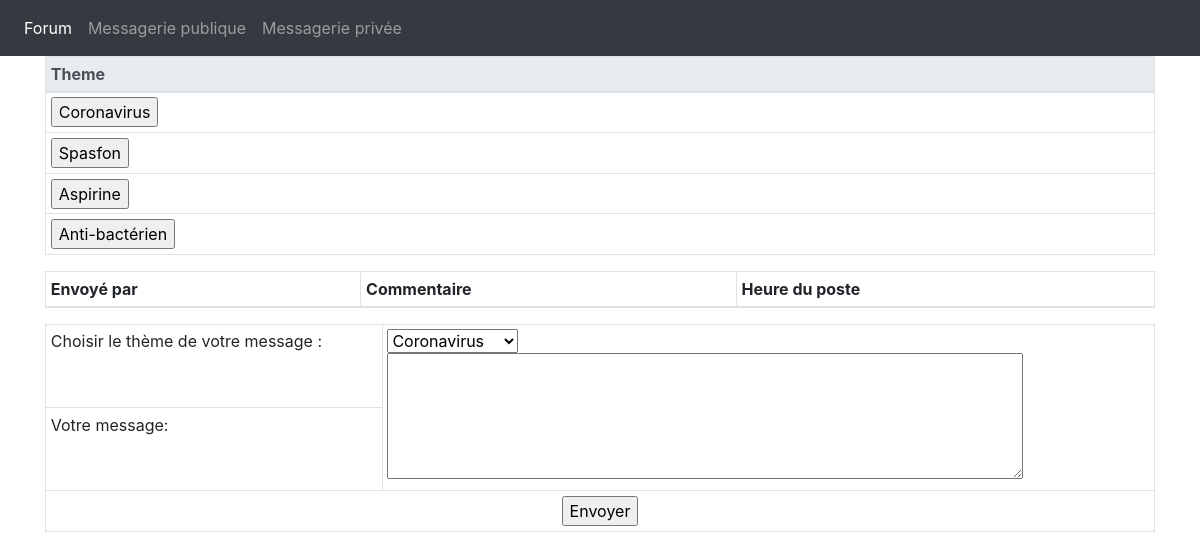
/forum.php, run on the app's committed database.
### tables this page shows
CREATE TABLE IF NOT EXISTS `theme` (
  `numTheme` int(128) NOT NULL AUTO_INCREMENT,
  `theme` varchar(64) NOT NULL,
  PRIMARY KEY (`numTheme`)
);

### fonction.php (called while the page is built, shortened)
<?php
function GetTheme()
{
    $bdd = new PDO('mysql:host=localhost;port=3308;dbname=bddmessagerie', 'root', '')
        or die('Erreur connexion à la base de données');
    $requete = "select * from theme;";
    $resultat = $bdd->query($requete);
    $retour = $resultat->fetchAll();
    return $retour;
}
?>

### forum.php (the view, shortened to what this page needs)
<!DOCTYPE html>
<?php
include("fonction.php");
?>
<html lang="en">
<head>
  <link rel="stylesheet" href="https://maxcdn.bootstrapcdn.com/bootstrap/4.4.1/css/bootstrap.min.css">
</head>
<body>
<nav class="navbar navbar-expand-sm bg-dark navbar-dark">
  <ul class="navbar-nav">
    <li class="nav-item active">
      <a class="nav-link" href="forum.php">Forum</a>
    </li>
    <li class="nav-item">
      <a class="nav-link" href="chatPublic.php">Messagerie publique</a>
    </li>
    <li class="nav-item">
      <a class="nav-link" href="message.php">Messagerie privée</a>
    </li>
  </ul>
</nav>
<div class="container">
<form method="POST" action="forum.php">
<table class="table table-bordered table-sm table-hover">
    <thead  class="thead-light">
      <tr>
        <th>Theme</th>
      </tr>
    </thead>
    <tbody>
    	<?php
    	$lesTheme = GetTheme();
    	foreach ($lesTheme as $theme) {
        echo "<tr>
          <td>"."<input type = 'submit' name = 'btnTheme' value = '".$theme["theme"]."'></td>
        </tr>";
      }?>
      </tbody>
  </table>
<table class="table table-bordered table-sm">
    <thead>
      <tr>
        <th>Envoyé par</th>
        <th>Commentaire</th>
        <th>Heure du poste</th>
      </tr>
    </thead>
</table>
  <table class="table table-bordered table-sm">
    <tbody>
      <tr>
        <td>Choisir le thème de votre message :</td>
        <td rowspan="2">
          <select name="lstTheme">
            <?php
            $lesTheme = GetTheme();
            foreach ($lesTheme as $t) {
              echo '<option value = "'.$t["theme"].'">'.$t["theme"].'</option>';
            } ?>
          </select><br>
        <TEXTAREA cols="60" rows="5" name="txtMessage"></TEXTAREA>
        </td>
      </tr>
      <tr>
        <td>Votre message: </td>
      </tr>
      <tr>
        <td colspan="2" style="text-align:center;">
          <input type="submit" value="Envoyer" />
        </td>
      </tr>
    </tbody>
  </table>
</div>
</body>
</html>

### data on the page
theme: btnTheme "Coronavirus"
theme: btnTheme "Spasfon"
theme: btnTheme "Aspirine"
theme: btnTheme "Anti-bactérien"

### other printed values
form field lstTheme "Coronavirus"
